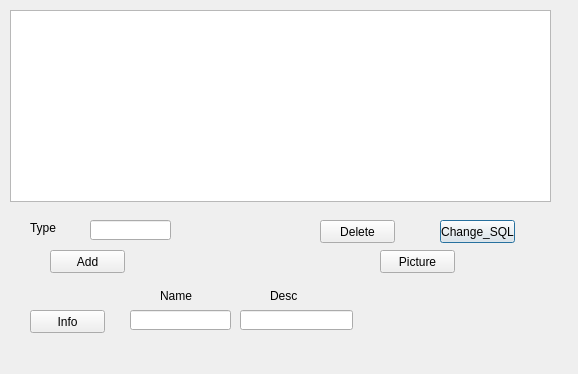
<?xml version="1.0" encoding="UTF-8"?>
<ui version="4.0">
 <class>listPass</class>
 <widget class="QDialog" name="listPass">
  <property name="geometry">
   <rect>
    <x>0</x>
    <y>0</y>
    <width>578</width>
    <height>374</height>
   </rect>
  </property>
  <property name="windowTitle">
   <string>Dialog</string>
  </property>
  <widget class="QPushButton" name="pushButton_Submit">
   <property name="geometry">
    <rect>
     <x>440</x>
     <y>220</y>
     <width>75</width>
     <height>23</height>
    </rect>
   </property>
   <property name="text">
    <string>Change_SQL</string>
   </property>
  </widget>
  <widget class="QLineEdit" name="lineEdit">
   <property name="geometry">
    <rect>
     <x>90</x>
     <y>220</y>
     <width>81</width>
     <height>20</height>
    </rect>
   </property>
  </widget>
  <widget class="QPushButton" name="pushButton_Add">
   <property name="geometry">
    <rect>
     <x>50</x>
     <y>250</y>
     <width>75</width>
     <height>23</height>
    </rect>
   </property>
   <property name="text">
    <string>Add</string>
   </property>
  </widget>
  <widget class="QPushButton" name="pushButton_Delete">
   <property name="geometry">
    <rect>
     <x>320</x>
     <y>220</y>
     <width>75</width>
     <height>23</height>
    </rect>
   </property>
   <property name="text">
    <string>Delete</string>
   </property>
  </widget>
  <widget class="QTableView" name="tableView">
   <property name="geometry">
    <rect>
     <x>10</x>
     <y>10</y>
     <width>541</width>
     <height>192</height>
    </rect>
   </property>
  </widget>
  <widget class="QLabel" name="label">
   <property name="geometry">
    <rect>
     <x>30</x>
     <y>220</y>
     <width>31</width>
     <height>16</height>
    </rect>
   </property>
   <property name="text">
    <string>Type</string>
   </property>
  </widget>
  <widget class="QPushButton" name="pushButton_pic">
   <property name="geometry">
    <rect>
     <x>380</x>
     <y>250</y>
     <width>75</width>
     <height>23</height>
    </rect>
   </property>
   <property name="text">
    <string>Picture</string>
   </property>
  </widget>
  <widget class="QLineEdit" name="lineEdit_2">
   <property name="geometry">
    <rect>
     <x>130</x>
     <y>310</y>
     <width>101</width>
     <height>20</height>
    </rect>
   </property>
  </widget>
  <widget class="QLineEdit" name="lineEdit_3">
   <property name="geometry">
    <rect>
     <x>240</x>
     <y>310</y>
     <width>113</width>
     <height>20</height>
    </rect>
   </property>
  </widget>
  <widget class="QPushButton" name="pushButton_Info">
   <property name="geometry">
    <rect>
     <x>30</x>
     <y>310</y>
     <width>75</width>
     <height>23</height>
    </rect>
   </property>
   <property name="text">
    <string>Info</string>
   </property>
  </widget>
  <widget class="QLabel" name="label_2">
   <property name="geometry">
    <rect>
     <x>160</x>
     <y>290</y>
     <width>54</width>
     <height>12</height>
    </rect>
   </property>
   <property name="text">
    <string>Name</string>
   </property>
  </widget>
  <widget class="QLabel" name="label_3">
   <property name="geometry">
    <rect>
     <x>270</x>
     <y>290</y>
     <width>54</width>
     <height>12</height>
    </rect>
   </property>
   <property name="text">
    <string>Desc</string>
   </property>
  </widget>
 </widget>
 <resources/>
 <connections/>
</ui>
